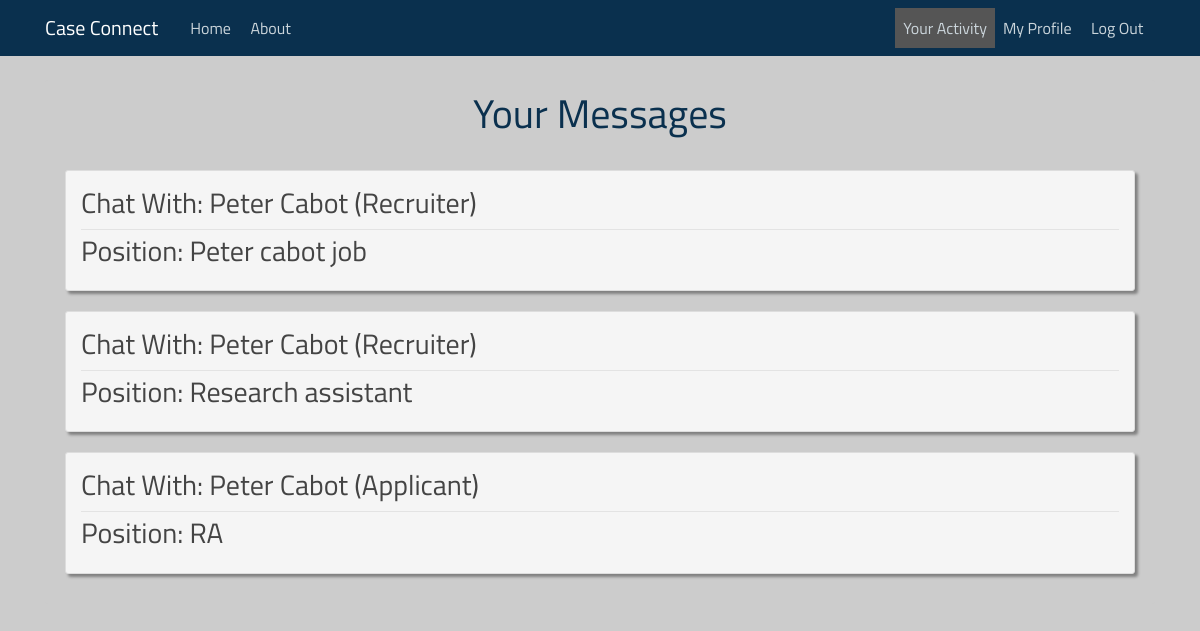
Before: /chats/ (signed in) with the older database file.
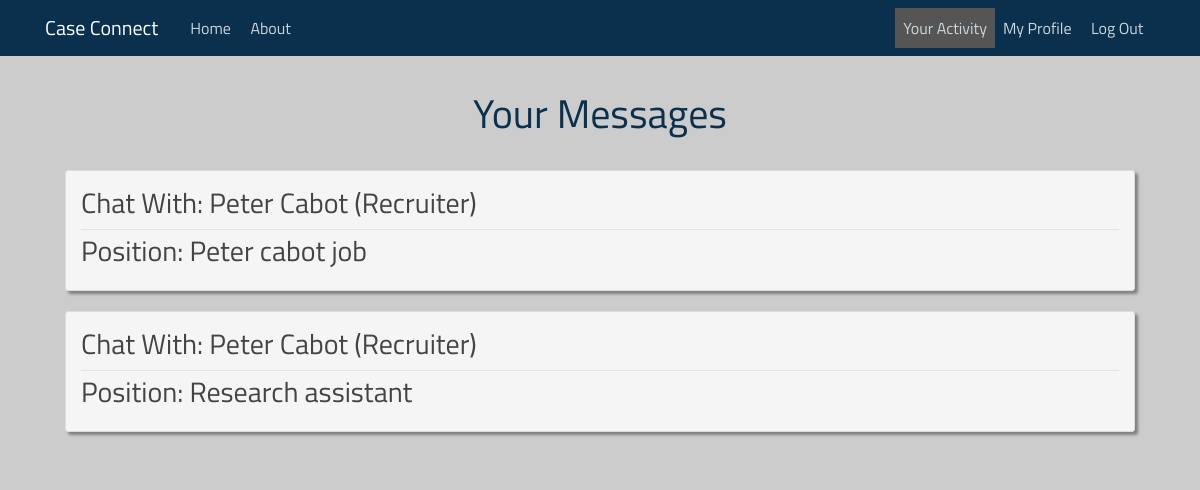
After: the same page with the newer database file.
### case_connecting/models.py (models this page shows, shortened)
class Chat(models.Model):
    sender = models.ForeignKey(User, on_delete=models.CASCADE)
    message = models.TextField()
    app = models.ForeignKey(Application, on_delete=models.CASCADE, default=None)
    date_sent = models.DateTimeField(default=timezone.now)

class Application(models.Model):
    applicant = models.ForeignKey(User, on_delete=models.CASCADE)
    message = models.TextField()
    post = models.ForeignKey(Post, on_delete=models.CASCADE)
    date_applied = models.DateTimeField(default=timezone.now)

class Post(models.Model):
    recruiter = models.ForeignKey(User, on_delete=models.CASCADE)
    position = models.CharField(max_length=200)
    knowledge = models.CharField(max_length=200)
    content = models.TextField()
    pay = models.CharField(max_length=200)
    date_posted = models.DateTimeField(default=timezone.now)

### case_connecting/views.py (the view)
class ChatListView(LoginRequiredMixin, ListView):
    model = Chat
    context_object_name = 'chats'
    paginate_by = 10
    def get_queryset(self):
        request_user = self.request.user
        chats = Chat.objects.filter(Q(app__applicant=request_user) |
                                    Q(app__post__recruiter=request_user)).order_by('-date_sent')
        combos = []
        chat_ids = []
        for chat in chats:
            applicant = chat.app.applicant
            post_id = chat.app.post.id
            combo = str(applicant)+str(post_id)
            if combo not in combos:
                combos.append(combo)
                chat_ids.append(chat.id)
        filteredChats = []
        for chat_id in chat_ids:
            chat = Chat.objects.get(id=chat_id)
            filteredChats.append(chat)
        return filteredChats

### templates/case_connecting/chat_list_view.html (shortened to what this page needs)
{% extends "case_connecting/base.html" %}
{% load static %}
{% block content %}
<head>
    <link rel="stylesheet" type="text/css" href="{% static 'case_connecting/activity.css' %}">
</head>
    <div class="content-section" id="posting-list">
        <div>
            <h1>Your Messages</h1>
            <br>
        </div>
        {% if user.is_authenticated %}
                {% for chat in chats %}
                    {% if not user == chat.app.post.recruiter %}
                        <article id="post" class="media content-section">
                          <div class="media-body">
                              <div class="article-metadata">
                                  <a class="article-title" href="{% url 'case_connecting-chat' chat.id%}"><h3>Chat With: {{ chat.app.post.recruiter.get_full_name }} (Recruiter)</h3></a>
                              </div>
                              <a class="article-title" href="{% url 'post-detail' chat.app.post.id %}"><h3>Position: {{ chat.app.post.position }}</h3></a>
                          </div>
                        </article>
                    {% endif %}
                {% endfor %}
                {% for chat in chats %}
                    {% if not user == chat.app.applicant %}
                        <article id="post" class="media content-section">
                          <div class="media-body">
                              <div class="article-metadata">
                                  <a class="article-title" href="{% url 'case_connecting-chat' chat.id %}"><h3>Chat With: {{ chat.app.applicant.get_full_name }} (Applicant)</h3></a>
                              </div>
                              <a class="article-title" href="{% url 'post-detail' chat.app.post.id %}"><h3>Position: {{ chat.app.post.position }}</h3></a>
                          </div>
                        </article>
                    {% endif %}
                {% endfor %}
        {% endif %}
    </div>
{% endblock %}

Changed rows visible on the page:
removed Chat: app.applicant.get_full_name "Peter Cabot", app.post.position "RA"
